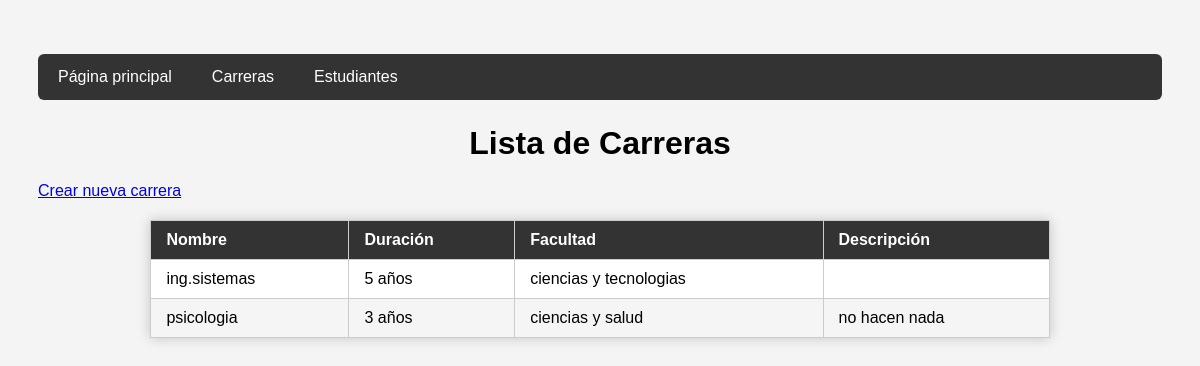
Screenshot of /carreras/ with the database file from the repository.
### app1/models.py (models this page shows, shortened)
class Carrera(models.Model):
    nombre = models.CharField(max_length=100)
    duracion = models.IntegerField(help_text="Duración en años")
    facultad = models.CharField(max_length=100)
    descripcion = models.TextField(blank=True, null=True)

### app1/views.py (the view)
# urls.py: path('carreras/', views.carreras_lista, name="carreras_lista"),
def carreras_lista(request):
    carreras = Carrera.objects.all()
    return render(request, 'carreras.html', {'carreras': carreras})

### app1/templates/carreras.html
{% extends 'base.html' %}
{% block body %}
<h1>Lista de Carreras</h1>
<a href="{% url 'carrera_nueva' %}">Crear nueva carrera</a>
<table border="1">
    <thead>
        <tr>
            <th>Nombre</th>
            <th>Duración</th>
            <th>Facultad</th>
            <th>Descripción</th>
        </tr>
    </thead>
    <tbody>
        {% for c in carreras %}
        <tr>
            <td>{{ c.nombre }}</td>
            <td>{{ c.duracion }} años</td>
            <td>{{ c.facultad }}</td>
            <td>{{ c.descripcion }}</td>
        </tr>
        {% endfor %}
    </tbody>
</table>
{% endblock %}

### app1/templates/base.html (style rules this page uses)
body { padding: 30px; background: #f4f4f4; font-family: Arial, sans-serif; }
h1 { text-align: center; margin-bottom: 20px; }
table { width: 80%; margin: 20px auto; border-collapse: collapse; background: white; box-shadow: 0 0 12px rgba(0,0,0,0.2); font-size: 16px; }
th, td { padding: 10px 15px; border: 1px solid #ccc; text-align: left; }
th { background: #333; color: white; font-weight: bold; }
tr:nth-child(even) { background: #f5f5f5; }

### rows the page displays
Carrera: nombre "ing.sistemas", duracion "5", facultad "ciencias y tecnologias"
Carrera: nombre "psicologia", duracion "3", facultad "ciencias y salud", descripcion "no hacen nada"
